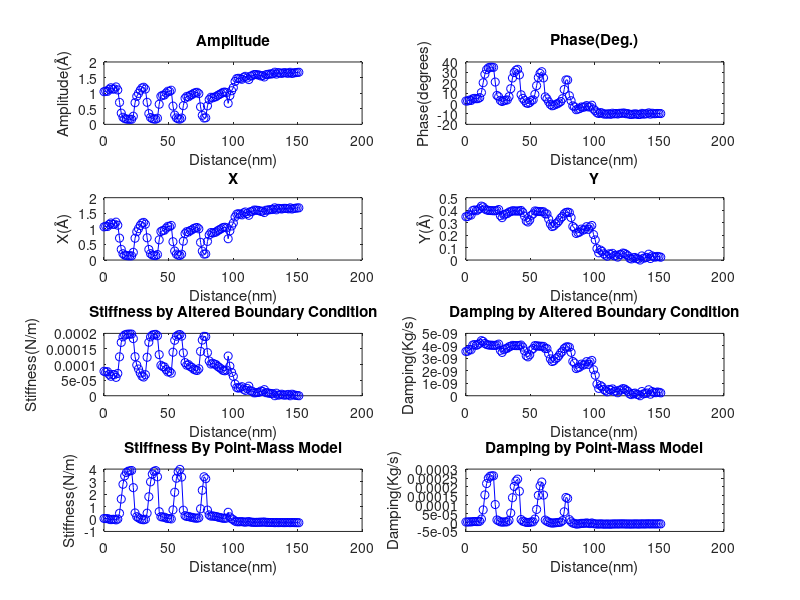

The MATLAB source for this figure:
% Tiny code for corercting the phase discontinuities in the phase grabbing From the Lockin.
% The discontinuities arrise if the phase of our system exceeds the upper limit of arctan(Y/X) which is 90 degrees.

clear all
%% Experimental constants

Int_sensitivity = 39.73;           	% in mv/A
opamp_gain = 12;
scanner_calib = 22.27;              % nm/V
lockin_sens = 100;                  % in mv

cantilever_stiffness = 0.8486;          % in N/m
free_amplitude = 1.1;                % in Amstrongs
drive_frequency = 2000*2*pi;            % in Hz

npoints = 80;                       % uptil what point do we need to correct the phase data
phasecutoff = -0.139;               % the cutoff point below which the phase would be take to the positive side
datacutoff =115;                    % to trim the redundant part in free amplitude 

density = 2329;                     %density of material of cantilever
area = 8750e-12;                        %surface area of cantilever
cantilever_length = 250e-006;      %length of cantilver SI units


%% Removing the approach values and rescaling the z_voltage values and converting to nanometers

% trimm all the arrays to remove approach z values.

a= importdata('_0x4__data.txt');
b = a.('data');

z = b(:,1);
totlength = length(z);

approach_count = 0;

for i = 1: (totlength-1)
    if (z(i) > z(i+1))
        approach_count = approach_count+1;
    end
end

% count;
% plot(z)

for i=1:approach_count
    b(1,:) = [];
end

for i = datacutoff:length(b)
    b(datacutoff,:) = [];
end

%length(b)

%% data allocation

z_volt = b(:,1);
x = b(:,7)*(lockin_sens/(Int_sensitivity*10));
y = b(:,8)*(lockin_sens/(Int_sensitivity*10));

amplitude = b(:,2)*(lockin_sens/(Int_sensitivity*10));
phase = b(:,3);                        % Third column is the Phase.
DC = b(:,4);

offset_phase = (min(phase));
new_phase = 30*(pi/180);

n= zeros(length(phase),1);
for i = 1:length(phase)
    if phase(i)< 0
        n(i)=-1;
    else 
        n(i)=1;
    end
end

% true_x = (x);
true_x = (x)/cos(offset_phase);

true_y = (y)- min(y);

%  true_x = real(x/cos(offset_phase));
%   true_y =real(sqrt((-1*(x.^2)*((tan(offset_phase))^2))+ (y.^2)));
 %true_y = 
%  %true_y = true_y- min(true_y);

z_dist = (z_volt - min(z_volt) )* (scanner_calib * opamp_gain) ; 


%% Stiffness and Damping calculation   


stiffness = double(cantilever_stiffness* ((free_amplitude./amplitude).*(cos(phase)) -1)); 
%stiffness = stiffness - min(stiffness);

damping = double(cantilever_stiffness * (1.0) * ((free_amplitude./(amplitude.*(drive_frequency))) .* (sin((phase))))) ;
%damping = damping- min(damping);



stiffx = double((-1)*(((0.666*cantilever_stiffness * cantilever_length).*true_x./free_amplitude)- 0.333*density*10*area*cantilever_length*drive_frequency*drive_frequency));
 stiffx = stiffx - min(stiffx);

lever_damping = 10e-006;
dampy = double(0.666*cantilever_stiffness*cantilever_length.*true_y./(free_amplitude.*drive_frequency));%- (0.333*lever_damping*cantilever_length));
dampy = dampy- min(dampy);

retardation_time = double(dampy./(stiffx));

rsq = true_x.^2 + true_y.^2;
asq = amplitude.^2;


%% Plotting

phase = phase .* (180/pi); %converted phase to degrees

subplot(4,2,1)
plot(z_dist,amplitude,'o-b')
title('Amplitude')
xlabel('Distance(nm)')  
ylabel('Amplitude(Å)')

subplot(4,2,2)
plot(z_dist,phase,'o-b')
title('Phase(Deg.)')
xlabel('Distance(nm)')
ylabel('Phase(degrees)')


subplot(4,2,3)
plot(z_dist,true_x,'o-b')
title('X')
xlabel('Distance(nm)')
ylabel('X(Å)')


subplot(4,2,4)
plot(z_dist,true_y,'o-b')
title('Y')
xlabel('Distance(nm)')
ylabel('Y(Å)')

subplot(4,2,5)
plot(z_dist,stiffx,'o-b')
title('Stiffness by Altered Boundary Condition')
xlabel('Distance(nm)')
ylabel('Stiffness(N/m)')

subplot(4,2,6)
plot(z_dist,dampy,'o-b')
title('Damping by Altered Boundary Condition')
xlabel('Distance(nm)')
ylabel('Damping(Kg/s)')

subplot(4,2,7)
plot(z_dist,stiffness,'o-b')
title('Stiffness By Point-Mass Model')
xlabel('Distance(nm)') 
ylabel('Stiffness(N/m)')


subplot(4,2,8)
plot(z_dist,damping,'o-b')
title('Damping by Point-Mass Model')
xlabel('Distance(nm)')
ylabel('Damping(Kg/s)')


% subplot(4,2,7)
% plot(z_dist,DC,'o-b')
% title('Retardation Time')
% xlabel('Distance(nm)')
% ylabel('Retardation Time(s)')
